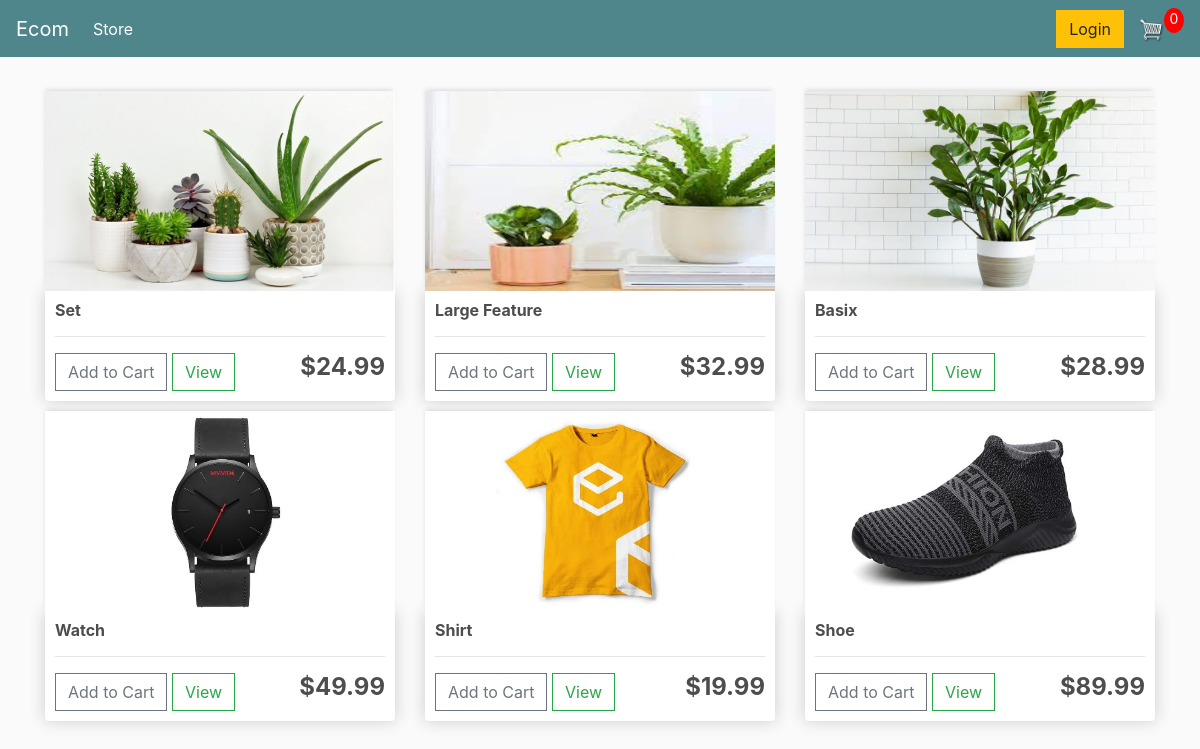
The page / on the database its author committed.
### store/models.py (models this page shows, shortened)
class Product(models.Model):
	name = models.CharField(max_length=200)
	price = models.DecimalField(max_digits=7, decimal_places=2)
	digital = models.BooleanField(default=False,null=True, blank=True)
	image = models.ImageField(null=True, blank=True)

### store/views.py (the view)
# urls.py: path('', include('store.urls'))
def store(request):
	data = cartData(request)
	cartItems = data['cartItems']
	order = data['order']
	items = data['items']
	products = Product.objects.all()
	context = {'products':products, 'cartItems':cartItems}
	return render(request, 'store/store.html', context)

### store/utils.py (called while the page is built, shortened)
def cookieCart(request):
	try:
		cart = json.loads(request.COOKIES['cart'])
	except:
		cart = {}
		print('CART:', cart)
	items = []
	order = {'get_cart_total':0, 'get_cart_items':0, 'shipping':False}
	cartItems = order['get_cart_items']
	return {'cartItems':cartItems ,'order':order, 'items':items}

def cartData(request):
	if request.user.is_authenticated:
		customer = request.user.customer
		order, created = Order.objects.get_or_create(customer=customer, complete=False)
		items = order.orderitem_set.all()
		cartItems = order.get_cart_items
	else:
		cookieData = cookieCart(request)
		cartItems = cookieData['cartItems']
		order = cookieData['order']
		items = cookieData['items']
	return {'cartItems':cartItems ,'order':order, 'items':items}

### store/templates/store/store.html
{% extends 'store/main.html' %}
{% load static %}
{% block content %}
    <div class="row">
        {% for product in products %}
        <div class="col-lg-4">
            <img class="thumbnail" src="{{product.image.url}}">
            <div class="box-element product">
                <h6><strong>{{product.name}}</strong></h6>
                <hr>
                <button data-product={{product.id}} data-action="add" class="btn btn-outline-secondary add-btn update-cart">Add to Cart</button>
                <a class="btn btn-outline-success" href="#">View</a>
                <h4 style="display: inline-block; float: right"><strong>${{product.price|floatformat:2}}</strong></h4>
            </div>
        </div>
        {% endfor %}
    </div>
{% endblock content %}

### store/templates/store/main.html (shortened to what this page needs)
<!DOCTYPE html>
{% load static %}
<html>
<head>
	<link rel="stylesheet" href="https://stackpath.bootstrapcdn.com/bootstrap/4.4.1/css/bootstrap.min.css">
	<link rel="stylesheet" type="text/css" href="{% static 'css/main.css' %}">
</head>
<body>
	<nav class="navbar navbar-expand-lg navbar-dark bg-dark">
	  <a class="navbar-brand" href="{% url 'store' %}">Ecom</a>
	  <div class="collapse navbar-collapse" id="navbarSupportedContent">
	    <ul class="navbar-nav mr-auto">
	      <li class="nav-item active">
	        <a class="nav-link" href="{% url 'store' %}">Store<span class="sr-only">(current)</span></a>
	      </li>
	    </ul>
        <div class="form-inline my-2 my-lg-0">
            <a href="#"class="btn btn-warning">Login</a>
            <a href="{% url 'cart' %}">
                <img  id="cart-icon" src="{% static 'images/cart.png' %}">
            </a>
            <p id="cart-total">{{cartItems}}</p>
	  </div>
	</nav>
     <div class="container">
            <br>
            {% block content %}
            {% endblock content %}
         </div>
</body>
</html>

### static/css/main.css (style rules this page uses)
body { background-color: hsl(0, 0%, 98%); }
h1,h2,h3,h4,h5,h6 { color:hsl(0, 0%, 30%); }
.box-element { box-shadow:hsl(0, 0%, 80%) 0 0 16px; background-color: #fff; border-radius: 4px; padding: 10px; }
.thumbnail { width: 100%; height: 200px; -webkit-box-shadow: -1px -3px 5px -2px rgba(214,214,214,1); -moz-box-shadow: -1px -3px 5px -2px rgba(214,214,214,1); box-shadow: -1px -3px 5px -2px rgba(214,214,214,1); }
.product { border-radius: 0 0 4px 4px; }
.bg-dark { background-color: #4f868c!important; }
#cart-icon { width:25px; display: inline-block; margin-left: 15px; }
#cart-total { display: block; text-align: center; color:#fff; background-color: red; width: 20px; height: 25px; border-radius: 50%; font-size: 14px; }
.col-lg-4, .col-lg-6, .col-lg-8, .col-lg-12 { margin-top: 10px; }
.btn { border-radius: 0; }

### rows shown on the page
Product: image (picture), name "Set", price "24.99"
Product: image (picture), name "Large Feature", price "32.99"
Product: image (picture), name "Basix", price "28.99"
Product: image (picture), name "Watch", price "49.99"
Product: image (picture), name "Shirt", price "19.99"
Product: image (picture), name "Shoe", price "89.99"

### other values the page prints
{{ cartItems }} "0"
